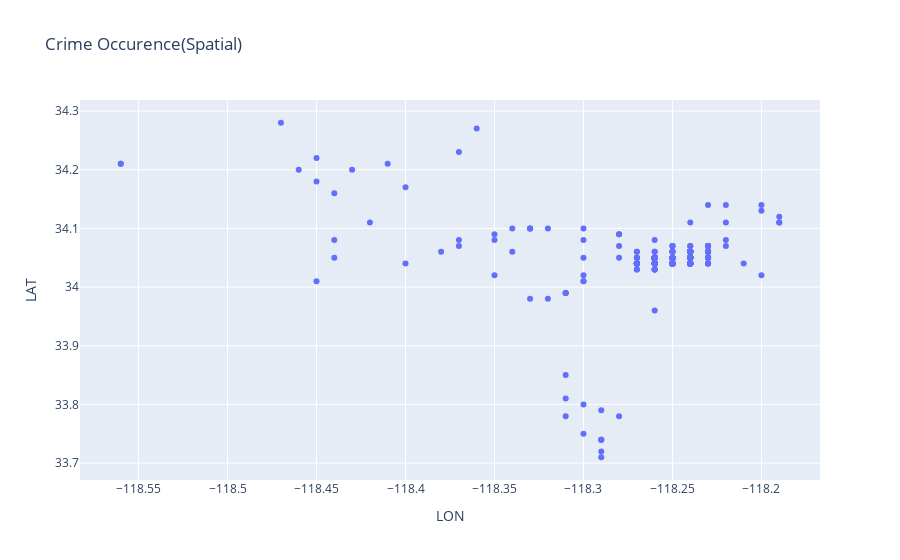

Write notebook code for a chart like this one.
### Code cell
import plotly.express as px
query= '''select LAT , LON from crime_data'''
df=pd.read_sql(query,connection)

plt.figure(figsize=(10, 6))
plt.scatter(df['LON'], df['LAT'], alpha=0.5, marker='.', color='red')
plt.title('Crime Hotspots')
plt.xlabel('Longitude')
plt.ylabel('Latitude')
plt.grid(True)
plt.show()


fig=px.scatter(df, x='LON', y='LAT', title="Crime Occurence(Spatial)")
fig.show()

### Figure 1 — Plotly figure (JSON) as saved in the notebook; plotly's stock layout.template omitted (floating-point values rounded to 4 significant figures; data arrays with more than 128 entries replaced by an {"elided": "..."} marker saying what was removed)
{"data": [{"hovertemplate": "LON=%{x}<br>LAT=%{y}<extra></extra>", "legendgroup": "", "marker": {"color": "#636efa", "symbol": "circle"}, "mode": "markers", "name": "", "orientation": "v", "showlegend": false, "type": "scatter", "x": {"elided": "499 float values"}, "xaxis": "x", "y": {"elided": "499 float values"}, "yaxis": "y"}], "layout": {"autosize": true, "legend": {"tracegroupgap": 0}, "title": {"text": "Crime Occurence(Spatial)"}, "xaxis": {"anchor": "y", "autorange": true, "domain": [0, 1], "range": [-118.6, -118.2], "title": {"text": "LON"}, "type": "linear"}, "yaxis": {"anchor": "x", "autorange": true, "domain": [0, 1], "range": [33.66, 34.33], "title": {"text": "LAT"}, "type": "linear"}}}
